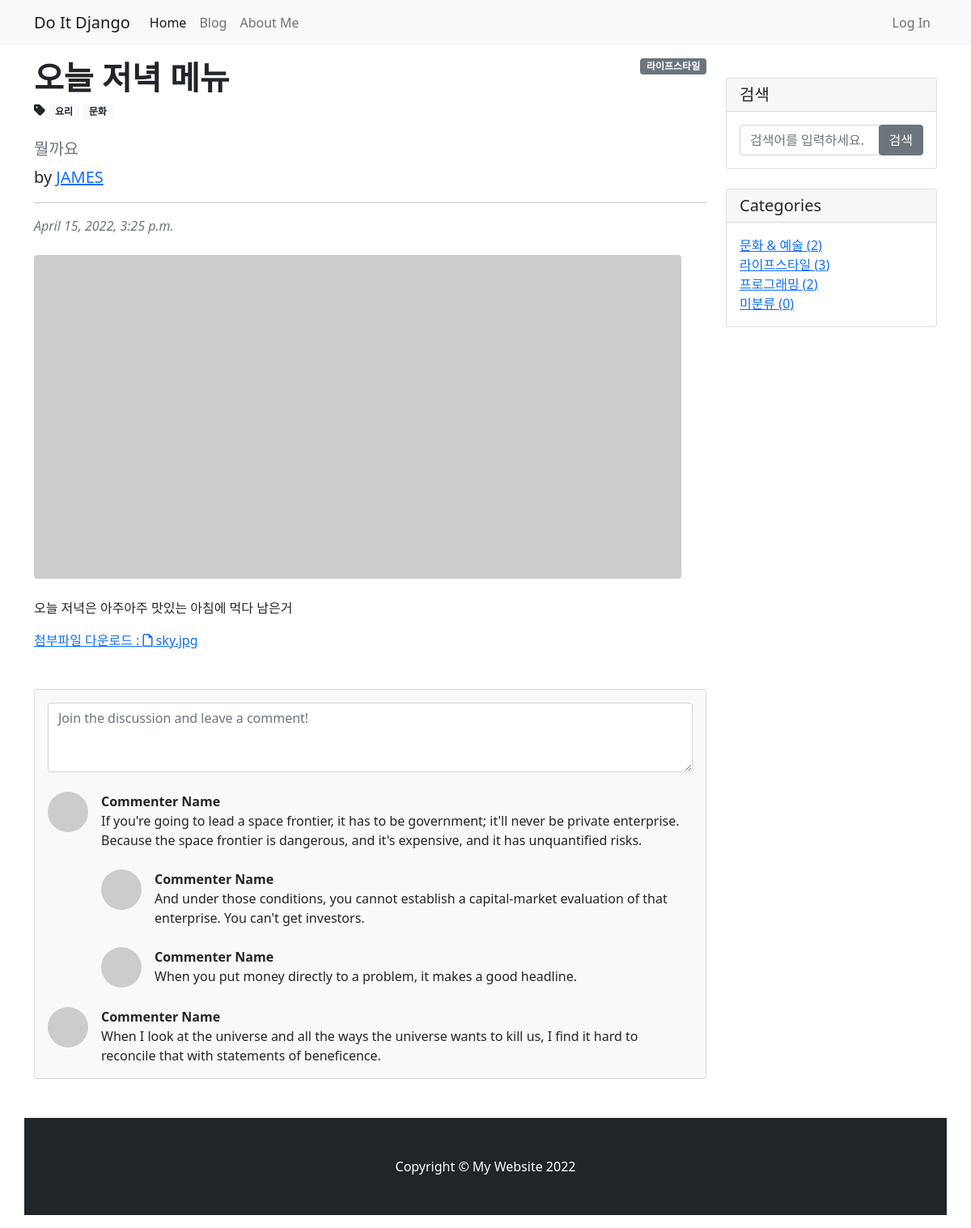
The page /blog/6/ on the database its author committed.
### blog/models.py (models this page shows, shortened)
class Post(models.Model) :
    title = models.CharField(max_length = 30)
    hook_text = models.CharField(max_length = 100, blank = True)
    content = models.TextField()
    head_imag = models.ImageField(upload_to = 'blog/images/%Y/%m/%d/', blank = True)
    file_upload = models.FileField(upload_to = 'blog/files/%Y/%m/%d/', blank = True)
    create_at = models.DateTimeField(auto_now_add = True)
    update_at = models.DateTimeField(auto_now = True)
    author = models.ForeignKey(User, on_delete = models.SET_NULL, null = True)
    category = models.ForeignKey(Category, null = True, blank = True, on_delete = models.SET_NULL)
    tag = models.ManyToManyField(Tag, blank = True)
    def get_file_name(self) :
        return os.path.basename(self.file_upload.name)
    def get_file_ext(self) :
        return self.get_file_name().split('.')[-1]

class Category(models.Model) :
    name = models.CharField(max_length = 50, unique = True)
    slug = models.SlugField(max_length = 200, unique = True, allow_unicode = True)
    def __str__(self) :
        return self.name
    def get_absolute_url(self):
        return f'/blog/category/{self.slug}/'
    class Meta :
        verbose_name_plural = 'Categories'

class Tag(models.Model) :
    name = models.CharField(max_length = 50, unique = True)
    slug = models.SlugField(max_length = 200, unique = True, allow_unicode = True)
    def __str__(self) :
        return self.name
    def get_absolute_url(self):
        return f'/blog/tag/{self.slug}/'

### blog/views.py (the view)
# urls.py: path('<int:pk>/', views.PostDetail.as_view()),
class PostDetail(DetailView) :
    model = Post
    def get_context_data(self, **kwargs) :
        context = super(PostDetail, self).get_context_data()
        context['categories'] = Category.objects.all()
        context['no_category_post_count'] = Post.objects.filter(category = None).count()
        return context

### blog/templates/blog/post_detail.html (shortened to what this page needs)
{% extends 'blog/base.html' %}
{% block main-area %}
    <div id="post-area">
        {% if post.category %}
            <span class = "badge bg-secondary" style = "float:right;">{{ post.category }}</span>
        {% else %}
            <span class = "badge bg-secondary" style = "float:right;">미분류</span>
        {% endif %}
        <article>
            <header class="mb-4">
                <h1 class="fw-bolder mb-1">{{ post.title }}</h1>
                {% if post.tag.exists %}
                    <i class = "fas fa-tag"></i>
                    {% for tag in post.tag.iterator %}
                        <a href = "{{ tag.get_absolute_url }}"><span class = "badge bg-light text-dark">{{ tag }}</span></a>
                    {% endfor %}
                {% endif %}
                <h5 class="text-muted">{{ post.hook_text }}</h5>
                <p class = "lead">
                    by
                    <a href = "#">{{ post.author | upper }}</a>
                </p>
                <hr/>
                <div class="text-muted fst-italic mb-2">{{ post.create_at }}</div>
            </header>
            <figure class="mb-4">
                {% if post.head_imag %}
                    <img class="img-fluid rounded" src="{{ post.head_imag.url }}" alt="{{ post.title }} p.head_imag">
                {% else %}
                    <img class="img-fluid rounded" src="https://picsum.photos/seed/{{ post.id }}/800/400" alt="random_image">
                {% endif %}
            </figure>
            <section class="mb-5">
                <p>{{ post.content }}</p>
                {% if post.file_upload %}
                    <a href="{{ post.file_upload.url }}" class="bnt bnt-outline-dark" role="button">
                        첨부파일 다운로드 :
                        {% if post.get_file_ext == 'csv' %}
                            <i class="fas fa-file-csv"></i>
                        {% elif post.get_file_ext == 'xlxs'  or post.get_file_ext == 'xls' %}
                            <i class="fas fa-file-excel"></i>
                        {% elif post.get_file_ext == 'docx' or post.get_file_ext == 'doc' %}
                            <i class="fas fa-file-excel"></i>
                        {% else %}
                            <i class="far fa-file"></i>
                        {% endif %}
                        {{ post.get_file_name }}
                    </a>
                {% endif %}
            </section>
        </article>
    </div>
    <div id="comment-area">
        <section class="mb-5">
            <div class="card bg-light">
                <div class="card-body">
                    <form class="mb-4"><textarea class="form-control" rows="3" placeholder="Join the discussion and leave a comment!"></textarea></form>
                    <div class="d-flex mb-4">
                        <div class="flex-shrink-0"><img class="rounded-circle" src="https://dummyimage.com/50x50/ced4da/6c757d.jpg" alt="..." /></div>
                        <div class="ms-3">
                            <div class="fw-bold">Commenter Name</div>
                            If you're going to lead a space frontier, it has to be government; it'll never be private enterprise. Because the space frontier is dangerous, and it's expensive, and it has unquantified risks.
                            <div class="d-flex mt-4">
                                <div class="flex-shrink-0"><img class="rounded-circle" src="https://dummyimage.com/50x50/ced4da/6c757d.jpg" alt="..." /></div>
                                <div class="ms-3">
                                    <div class="fw-bold">Commenter Name</div>
                                    And under those conditions, you cannot establish a capital-market evaluation of that enterprise. You can't get investors.
                                </div>
                            </div>
                            <div class="d-flex mt-4">
                                <div class="flex-shrink-0"><img class="rounded-circle" src="https://dummyimage.com/50x50/ced4da/6c757d.jpg" alt="..." /></div>
                                <div class="ms-3">
                                    <div class="fw-bold">Commenter Name</div>
                                    When you put money directly to a problem, it makes a good headline.
                                </div>
                            </div>
                        </div>
                    </div>
                    <div class="d-flex">
                        <div class="flex-shrink-0"><img class="rounded-circle" src="https://dummyimage.com/50x50/ced4da/6c757d.jpg" alt="..." /></div>
                        <div class="ms-3">
                            <div class="fw-bold">Commenter Name</div>
                            When I look at the universe and all the ways the universe wants to kill us, I find it hard to reconcile that with statements of beneficence.
                        </div>
                    </div>
                </div>
            </div>
        </section>
    </div>
{% endblock %}

### blog/templates/blog/base.html (shortened to what this page needs)
<!DOCTYPE html>
{% load static %}
<html>
    <head>
        <link rel="stylesheet" href="{% static 'blog/bootstrap4/bootstrap.min.css' %}" media="screen">
    </head>
    <body>
        {% include 'blog/navbar.html' %}
        <div class = "container my-3">
            <div class = "row">
                <div class = "col-md-8 col-lg-9", id = "main-area">
                    {% block main-area %}
                    {% endblock %}
                </div>
                <div class = "col-md-4 col-lg-3">
                    <div class = "card my-4">
                        <h5 class = "card-header">검색</h5>
                        <div class = "card-body">
                            <div class = "input-group">
                                <input type = "text" class = "form-control" placeholder = "검색어를 입력하세요.">
                                <span class = "input-group-append">
                                    <button class= " btn btn-secondary" type = "button">검색</span>
                            </div>
                        </div>
                    </div>
                    <div class = "card my-4" id = 'categories-card'>
                        <h5 class = "card-header">Categories</h5>
                        <div class = "card-body">
                            <div class = "row">
                                <div class = "list-unstyled mb-0">
                                    {% for category in categories %}
                                    <li>
                                        <a href = "{{ category.get_absolute_url }}">{{ category }} ({{ category.post_set.count }})</a>
                                    </li>
                                    {% endfor %}
                                    <li>
                                        <a href = "/blog/category/no_category/">미분류 ({{ no_category_post_count }})</a>
                                    </li>
                                </div>
                            </div>
                </div>
            </div>
        </div>
        {% include 'blog/footer.html' %}
    </body>
</html>

### blog/templates/blog/navbar.html (shortened to what this page needs)
<nav class="navbar navbar-expand-lg navbar-light bg-light con">
    <div class = "container" >
        <a class="navbar-brand" href="/">Do It Django</a>
        <div class="collapse navbar-collapse" id="navbarSupportedContent">
            <ul class="navbar-nav me-auto mb-2 mb-lg-0">
                <li class="nav-item">
                    <a class="nav-link active" aria-current="page" href="/">Home</a>
                </li>
                <li class="nav-item">
                    <a class="nav-link" href="/blog/">Blog</a>
                </li>
                <li class="nav-item">
                    <a class="nav-link" href="/about_me/">About Me</a>
                </li>
            </ul>
            <ul class = "navbar-nav ml-auto">
                <li class="nav-item">
                    <a class="nav-link" href="#" data-bs-toggle="modal" data-bs-target="#loginModal">Log In</a>
                </li>
            </ul>
        </div>
    </div>
</nav>

### blog/templates/blog/footer.html
<footer class="py-5 bg-dark">
    <div class="container">
        <p class="m-0 text-center text-white">Copyright &copy; My Website 2022</p>
    </div>
</footer>

### rows shown on the page
Post: category "라이프스타일", title "오늘 저녁 메뉴", hook_text "뭘까요", author "JAMES", create_at "April 15, 2022, 3:25 p.m.", content "오늘 저녁은 아주아주 맛있는 아침에 먹다 남은거", get_file_name "sky.jpg"
Tag: name "요리"
Tag: name "문화"
Category: name "문화 & 예술", post_set.count "2"
Category: name "라이프스타일", post_set.count "3"
Category: name "프로그래밍", post_set.count "2"

### other values the page prints
{{ no_category_post_count }} "0"
